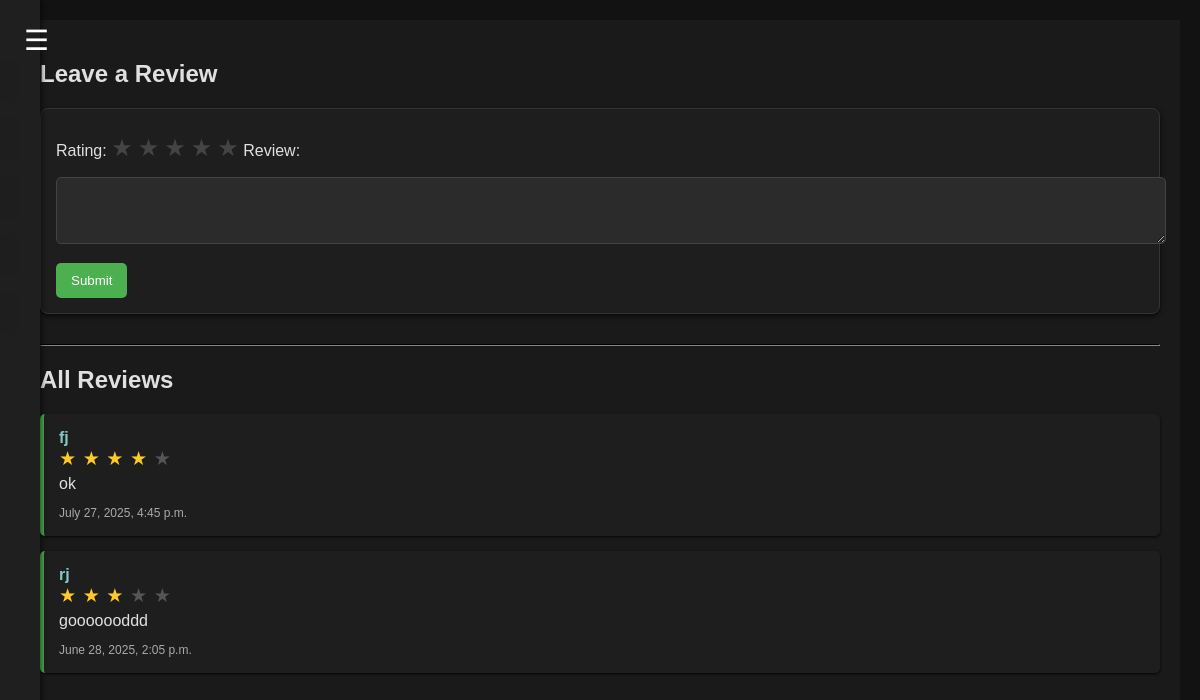
Page /reviews/tj/ (signed in) on the committed database.
### accounts/models.py (models this page shows, shortened)
class Review(models.Model):
    user = models.ForeignKey(User, on_delete=models.CASCADE)
    trainer = models.ForeignKey(User, on_delete=models.CASCADE, related_name='reviews')
    content = models.TextField()
    rating = models.PositiveIntegerField(
        validators=[MinValueValidator(1), MaxValueValidator(5)]
    )
    created_at = models.DateTimeField(auto_now_add=True)

### accounts/decorators.py (the view)
        def wrapper_func(request,*args,**kwargs):
            group = None
            if request.user.groups.exists():
                group = request.user.groups.all()[0].name
            if group in allowed_roles:
                return view_func(request,*args,**kwargs)
            else:
                return HttpResponse('You are not authorised to view this page')

### accounts/forms.py
class ReviewForm(forms.ModelForm):
    class Meta:
        model = Review
        fields = ['content', 'rating']
        widgets = {
            'content': forms.Textarea(attrs={'rows': 3}),
            'rating': forms.NumberInput(attrs={'min': 1, 'max': 5}),
        }

### accounts/views.py (called while the page is built)
@never_cache
@login_required
@allowed_users(allowed_roles=['admin','user'])
def reviews_page(request,username):
    trainer = get_object_or_404(User,username=username)
    reviews = Review.objects.filter(trainer=trainer).order_by('-created_at')
    if trainer.profile.role != 'trainer':
        return redirect('home')
    if request.method == 'POST':
        form = ReviewForm(request.POST)
        if form.is_valid():
            review = form.save(commit=False)
            review.user = request.user
            review.trainer = trainer
            review.save()
            return redirect('reviews_page', username=trainer.username)
    else:
        form = ReviewForm()
    return render(request, 'accounts/reviews_page.html', {
        'form': form,
        'reviews': reviews
    })

### accounts/templates/accounts/reviews_page.html (shortened to what this page needs)
{% extends "accounts/base_user.html" %}
{% load static %}
{% block extra_css %}
<link rel="stylesheet" href="{% static 'css/reviews.css' %}">
{% endblock %}
{% block content %}
<h2>Leave a Review</h2>
<form method="post">
    <label for="id_rating">Rating:</label>
    <div class="star-rating">
        {% for i in "54321" %}
            <label for="star{{ i }}">&#9733;</label>
        {% endfor %}
    </div>
    <label for="id_content">Review:</label>
    {{ form.content }}
    <button type="submit">Submit</button>
</form>
<hr>
<h2>All Reviews</h2>
{% for review in reviews %}
    <div class="review">
        <strong>{{ review.user.username }}</strong>
        <div class="stars">
            {% for i in "12345" %}
                {% if forloop.counter <= review.rating %}
                    <span class="star">&#9733;</span>
                {% else %}
                    <span class="star inactive">&#9733;</span>
                {% endif %}
            {% endfor %}
        </div>
        <p>{{ review.content }}</p>
        <small>{{ review.created_at }}</small>
    </div>
{% empty %}
    <p>No reviews yet.</p>
{% endfor %}
{% endblock %}

### static/css/base_user.css (style rules this page uses)
body { margin: 0; font-family: 'Segoe UI', sans-serif; background-color: #0d1b2a; color: #ffffff; }
body { margin: 0; background-color: #121212; color: #fff; font-family: Arial, sans-serif; }

### static/css/reviews.css (style rules this page uses)
body { font-family: Arial, sans-serif; background-color: #121212; padding: 20px; color: #e0e0e0; }
form { background-color: #1e1e1e; border: 1px solid #333; padding: 15px; border-radius: 8px; margin-bottom: 30px; box-shadow: 0 2px 5px rgba(0, 0, 0, 0.7); }
form textarea, form input[type="number"] { width: 100%; padding: 10px; margin-top: 5px; margin-bottom: 15px; background-color: #2b2b2b; color: #e0e0e0; border: 1px solid #444; border-radius: 5px; }
form textarea::placeholder, form input[type="number"]::placeholder { color: #999; }
form button { background-color: #4caf50; color: #fff; padding: 10px 15px; border: none; border-radius: 5px; cursor: pointer; }
.star-rating { direction: rtl; display: inline-flex; gap: 5px; font-size: 1.5rem; margin: 10px 0; }
.star-rating label { color: #444; cursor: pointer; transition: color 0.2s; }
.review { background-color: #1e1e1e; border-left: 4px solid #4caf50; padding: 15px; margin-bottom: 15px; border-radius: 5px; box-shadow: 0 1px 3px rgba(0, 0, 0, 0.8); }
.review strong { color: #80cbc4; font-size: 16px; }
.review small { color: #aaa; font-size: 12px; }
.review p { margin: 5px 0 10px; }
.stars .star { color: #ffca28; font-size: 1.2rem; margin-right: 2px; }
.stars .inactive { color: #555; }
hr { border-color: #333; }

### rows in the picture
Review: user.username "fj", rating 4 (drawn), content "ok", created_at "July 27, 2025, 4:45 p.m."
Review: user.username "rj", rating 3 (drawn), content "gooooooddd", created_at "June 28, 2025, 2:05 p.m."
